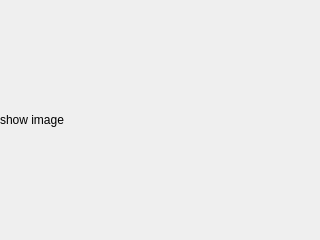
<?xml version="1.0" encoding="UTF-8"?>
<ui version="4.0">
 <class>Form</class>
 <widget class="QWidget" name="Form">
  <property name="geometry">
   <rect>
    <x>0</x>
    <y>0</y>
    <width>320</width>
    <height>240</height>
   </rect>
  </property>
  <property name="windowTitle">
   <string>Form</string>
  </property>
  <widget class="QLabel" name="show_img">
   <property name="geometry">
    <rect>
     <x>0</x>
     <y>0</y>
     <width>320</width>
     <height>240</height>
    </rect>
   </property>
   <property name="text">
    <string>show image</string>
   </property>
  </widget>
 </widget>
 <resources/>
 <connections/>
</ui>
